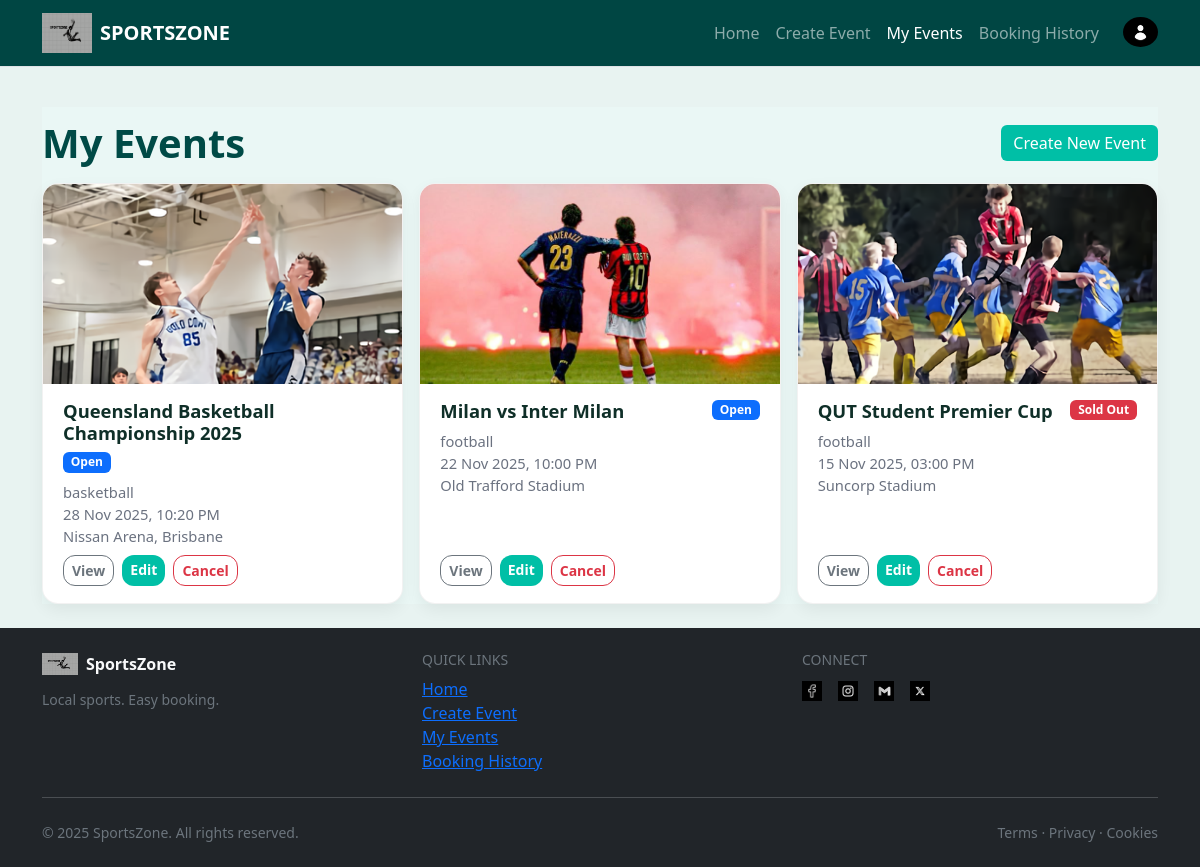
The app's page /my-events (signed in) with its own data.
### SportsZone/models.py (models this page shows, shortened)
class Event(db.Model):
    __tablename__ = "events"
    id = db.Column(db.Integer, primary_key=True)
    user_id = db.Column(db.Integer, db.ForeignKey("users.id"), nullable=False)  # creator/owner
    venue_id = db.Column(db.Integer, db.ForeignKey("venues.id"))
    sports_type = db.Column(db.String(64), index=True)  # Football, Basketball, etc.
    event_title = db.Column(db.String(256), nullable=False)
    home_team_name = db.Column(db.String(64))
    away_team_name = db.Column(db.String(64))
    event_image = db.Column(db.String(256))  # filename in /static/img
    description = db.Column(db.Text)
    start_datetime = db.Column(db.DateTime, default=datetime.utcnow, nullable=False)
    end_datetime = db.Column(db.DateTime)
    status = db.Column(db.String(32), index=True, default="Open", nullable=False)
    total_tickets = db.Column(db.Integer, default=120, nullable=False)
    tickets_sold = db.Column(db.Integer, default=0, nullable=False)
    ticket_price = db.Column(db.Float, default=0.0, nullable=False)
    comments = db.relationship(
        "Comment", backref="event", lazy=True, cascade="all, delete-orphan"
    )
    bookings = db.relationship(
        "Booking", backref="event", lazy=True, cascade="all, delete-orphan"
    )

class Venue(db.Model):
    __tablename__ = "venues"
    id = db.Column(db.Integer, primary_key=True)
    venue_name = db.Column(db.String(128), nullable=False)
    venue_address = db.Column(db.String(256))
    capacity = db.Column(db.Integer)
    events = db.relationship("Event", backref="venue", lazy=True)

### SportsZone/views.py (the view)
@main_bp.route("/my-events", methods=["GET"], endpoint="my_events")
@login_required
def my_events():
    events = (
        Event.query.filter(Event.user_id == current_user.id)
        .order_by(Event.start_datetime.desc())
        .all()
    )
    return render_template("my_events.html", title="My Events", events=events)

### SportsZone/templates/my_events.html (shortened to what this page needs)
{% extends "base.html" %}
{% block body %}
<div class="my-events-page">
  <div class="d-flex align-items-center justify-content-between mb-3">
    <h1 class="page-title m-0">My Events</h1>
    <a href="{{ url_for('main.create_event') }}" class="btn btn-primary">Create New Event</a>
  </div>
  {% if events %}
    {% set badge_map = {'Open':'primary','Sold Out':'danger','Cancelled':'secondary','Inactive':'warning'} %}
    <div class="row g-3">
      {% for e in events %}
        <div class="col-12 col-md-6 col-lg-4">
          <article class="event-card">
            <div class="thumb-wrap">
              {% if e.event_image %}
                <img class="thumb" src="{{ url_for('static', filename='img/' ~ e.event_image) }}" alt="{{ e.event_title }}">
              {% else %}
                <div class="thumb d-flex align-items-center justify-content-center text-uppercase fw-bold"
                     style="background:#c8f6ef;color:#0f2f28;font-size:2rem;">
                  {{ e.event_title[:1] if e.event_title else 'E' }}
                </div>
              {% endif %}
            </div>
            <div class="body">
              <div class="d-flex align-items-start justify-content-between flex-wrap gap-2 mb-2">
                <h2 class="title">{{ e.event_title }}</h2>
                <span class="badge text-bg-{{ badge_map.get(e.status,'secondary') }}">{{ e.status }}</span>
              </div>
              <div class="meta">
                {{ e.sports_type or 'sport' }}<br>
                {% if e.start_datetime %}{{ e.start_datetime.strftime('%d %b %Y, %I:%M %p') }}{% endif %}<br>
                {% if e.venue %}{{ e.venue.venue_name }}{% endif %}
              </div>
            </div>
            <div class="card-footer">
              <div class="actions d-flex flex-wrap gap-2">
                <a href="{{ url_for('main.view_event', event_id=e.id) }}"
                   class="btn btn-outline-secondary btn-sm">View</a>
                <a href="{{ url_for('main.create_event', event_id=e.id) }}"
                   class="btn btn-primary btn-sm">Edit</a>
                <form method="POST"
                      action="{{ url_for('main.cancel_event', event_id=e.id) }}"
                      onsubmit="return confirm('Cancel this event? This will stop further bookings.');"
                      class="d-inline">
                  <button class="btn btn-outline-danger btn-sm"
                          {% if e.status == 'Cancelled' %}disabled{% endif %}>
                    Cancel
                  </button>
                </form>
              </div>
            </div>
          </article>
        </div>
      {% endfor %}
    </div>
  {% else %}
    <div class="alert alert-info mt-3">You haven’t created any events yet.</div>
  {% endif %}
</div>
{% endblock %}

### SportsZone/static/style.css (style rules this page uses)
body { background-color: #E8F3F1; color: #0F2F28; }
.btn-primary { background-color: #00A896; border-color: #00A896; }
.my-events-page { padding-top: .75rem; background: #eaf7f5; }
.my-events-page .page-title { font-weight: 800; color: #004a46; margin-bottom: 1rem; }
.my-events-page .event-card { border: 1px solid rgba(0,0,0,.05); border-radius: 16px; overflow: hidden; background: #fff; box-shadow: 0 6px 16px rgba(0,0,0,.06); transition: transform .18s ease, box-shadow .18s ease; height: 100%; display: flex; flex-direction: column; }
.my-events-page .thumb-wrap { position: relative; min-height: 200px; background: #eaf7f5; }
.my-events-page .thumb { position: absolute; inset: 0; width: 100%; height: 100%; object-fit: cover; }
.my-events-page .body { padding: 1rem 1.25rem .5rem; }
.my-events-page .title { font-size: 1.15rem; font-weight: 800; margin: 0; color: #0f2f28; }
.my-events-page .meta { margin-top: .35rem; color: #6b7280; font-size: .92rem; }
.my-events-page .badge { font-weight: 700; }
.my-events-page .card-footer { background: transparent; border-top: 0; padding: 0 1.25rem 1.1rem; margin-top: auto; }
.my-events-page .actions .btn { border-radius: 12px; font-weight: 600; }
.my-events-page .btn-primary { background: #00bfa6; border: none; }

### records on screen
Event: event_image (picture), event_title "Queensland Basketball Championship 2025", status "Open", sports_type "basketball", start_datetime "28 Nov 2025, 10:20 PM", venue.venue_name "Nissan Arena, Brisbane"
Event: event_image (picture), event_title "Milan vs Inter Milan", status "Open", sports_type "football", start_datetime "22 Nov 2025, 10:00 PM", venue.venue_name "Old Trafford Stadium"
Event: event_image (picture), event_title "QUT Student Premier Cup", status "Sold Out", sports_type "football", start_datetime "15 Nov 2025, 03:00 PM", venue.venue_name "Suncorp Stadium"
